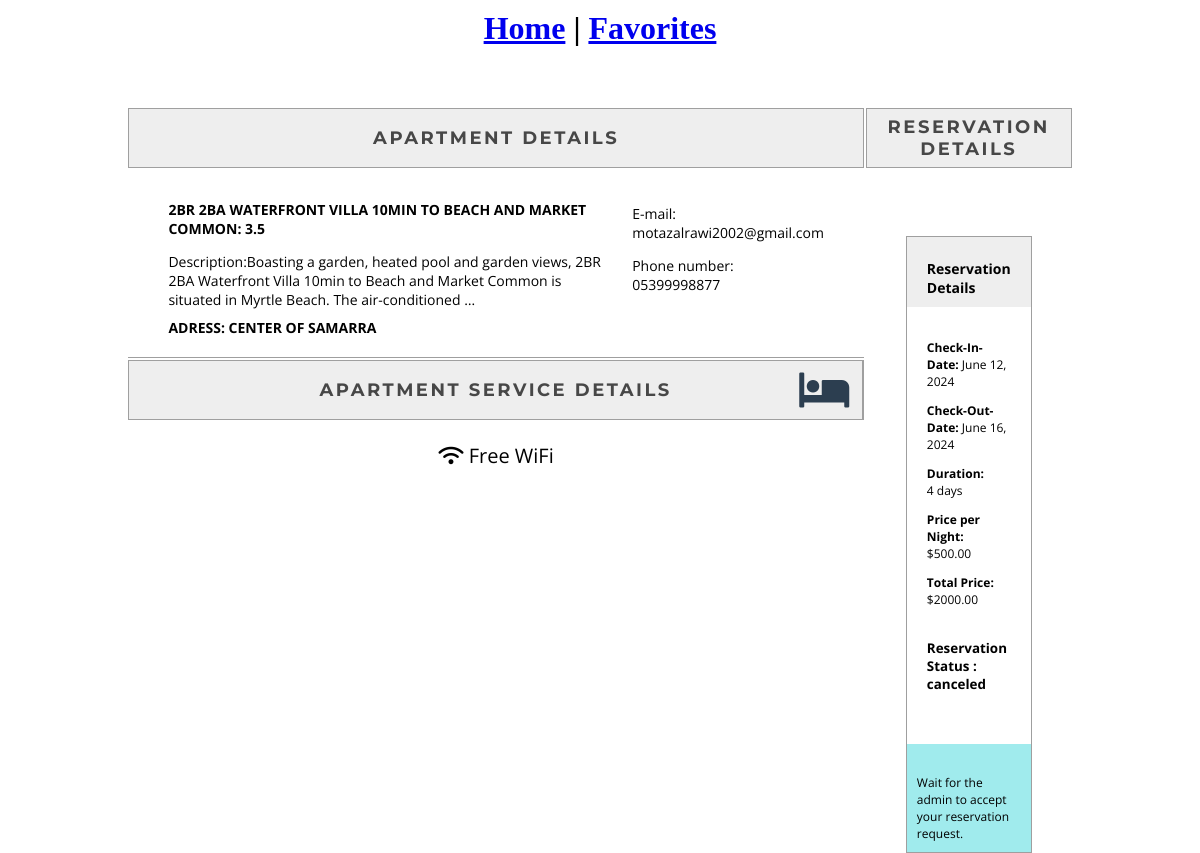
The app's page /res/res-details/10 (signed in), older data.
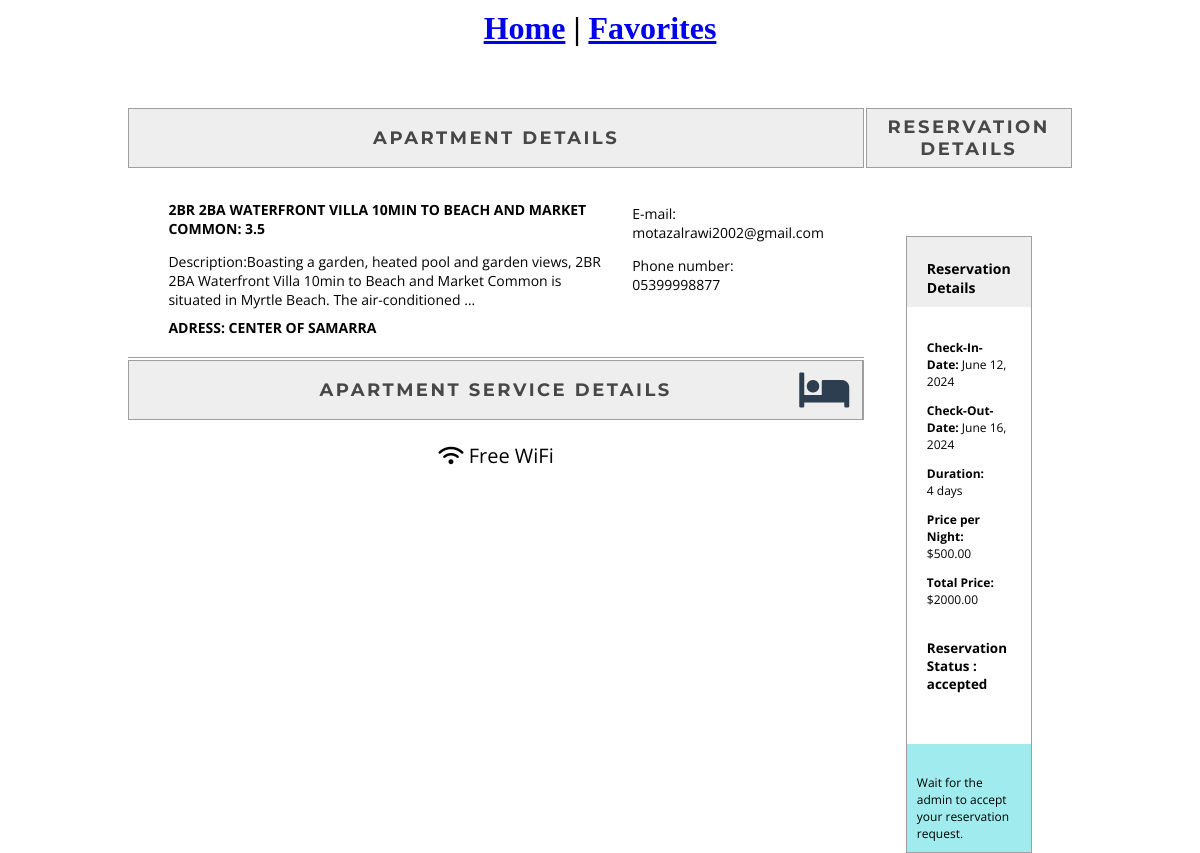
The same page, newer data.
### reservations/models.py (models this page shows, shortened)
class Reservation(models.Model):
    user = models.ForeignKey(settings.AUTH_USER_MODEL, null=True, blank=True, on_delete=models.CASCADE)
    apartment = models.ForeignKey(Apartment, on_delete=models.CASCADE)
    check_in_date = models.DateField()
    check_out_date = models.DateField()
    total_price = models.DecimalField(max_digits=10, decimal_places=2)
    reservation_status = models.ForeignKey(ReservationStatus, on_delete=models.CASCADE,default=1)

class ReservationStatus(models.Model):
    status_name = models.CharField(max_length=100, unique=True)
    def __str__(self):
        return self.status_name

### apartments/models.py (models this page shows)
class Apartment(models.Model):
    category = models.ForeignKey(Category, on_delete=models.CASCADE)
    country=models.ForeignKey(Country,on_delete=models.SET_NULL,null=True,blank=True)
    city = models.ForeignKey(City, on_delete=models.CASCADE,null=True)
    actual_address=models.CharField(max_length=255,null=True)
    maps_link=models.CharField(max_length=255,null=True)
    apt_name = models.CharField(max_length=255)
    description = models.TextField()
    cover_image=models.ImageField(upload_to='covers/',null=True)
    district = models.CharField(max_length=30,null=True)
    is_active = models.BooleanField(default=True)
    is_booked = models.BooleanField(default=False)
    rooms = models.IntegerField(null=True)
    beds = models.IntegerField(null=True)
    bath_rooms = models.IntegerField(null=True)
    wifi = models.BooleanField(default=False)
    tv = models.BooleanField(default=False)
    price_per_night = models.DecimalField(max_digits=10, decimal_places=2)
    user = models.ForeignKey(settings.AUTH_USER_MODEL, null=True, blank=True, on_delete=models.CASCADE)
    created_at = models.DateTimeField(auto_now_add=True,null=True)
    updated_at = models.DateTimeField(auto_now=True,null=True)
    def average_rating(self) -> float:
        return Comment.objects.filter(apartment=self).aggregate(Avg("star_rating"))["star_rating__avg"] or 0
    def __str__(self):
        return f"{self.apt_name}: {self.average_rating()}"

### accounts/models.py (models this page shows)
class CustomUser(AbstractUser):
    username = None
    email = models.EmailField(unique=True)
    phone_number = models.CharField(max_length=11 , unique=True)
    objects = CustomUserManager()
    USERNAME_FIELD = "email"
    REQUIRED_FIELDS = []  # Remove 'email' from REQUIRED_FIELDS

### reservations/views.py (the view)
# urls.py: path("res-details/<int:pk>", ReservationDetailView.as_view(), name='detail-reserv'),
class ReservationDetailView(LoginRequiredMixin, DetailView):
    model = Reservation
    template_name = "reservations/res_detail.html"
    context_object_name = "reservation"
    def get_queryset(self):
        reservations = Reservation.objects.filter(user=self.request.user)
        return reservations
    def get(self, request, *args, **kwargs):
        queryset = self.get_queryset()
        if queryset.exists():
            return super().get(request, *args, **kwargs)
        else:
            return HttpResponseRedirect(reverse('error-url'))

### templates/reservations/res_detail.html (shortened to what the changed rows need)
{% load static %}
<link rel="stylesheet" href="{% static 'css/resdetailpage.css' %}" />
<link href="https://cdnjs.cloudflare.com/ajax/libs/font-awesome/6.0.0-beta3/css/all.min.css" rel="stylesheet"/>
<div style="text-align:center;margin-top:10px">
    <h1 ><a href="/">Home</a> | <a href="/favorites/">Favorites</a></h1>
</div>
{% if reservation %}
      <div class="container">
        <div class="row">
            <table class="table table-bordered details-table">
                <tr>
                    <th>
                        Apartment Details
                    </th>
                    <th>
                        Reservation Details
                    </th>
                </tr>
                <tr>
                    <td class="agency-details-td">
                        <div class="row" style='display: flex;justify-content: space-around;'>
                            <div class="col-6">
                                <h1>{{ reservation.apartment }}</h1>
                                <p>Description:{{ reservation.apartment.description|truncatewords:25 }}</p>
                                <h1>Adress: {{ reservation.apartment.actual_address }}</h1>
                            </div>
                            <div class="col-6" style="justify-content: space-around;margin-left:15px">
                                <p>E-mail: {{ reservation.apartment.user.email }}</p>
                                <p>Phone number: {{ reservation.apartment.user.phone_number }}</p>
                            </div>
                        </div>
                    </td>
                    <td rowspan="3" class="passenger-details-td">
                        <div class="row">
                            <div class="col-12">
                                <div class="passenger-detail">
                                    <div class="passenger-detail-wrapper">
                                        <div class="room-detail">
                                            <div class="room-title">
                                                <h2>Reservation Details</h2>
                                            </div>
                                            <div class="passenger-data d-flex " >
                                                <div class="passenger-details">
                                                    <p><strong>Check-In-Date:</strong> {{reservation.check_in_date}}</p>
                                                    <p><strong>Check-Out-Date:</strong> {{reservation.check_out_date}}</p>
                                                    <p><strong>Duration:</strong> {{reservation.check_in_date|timesince:reservation.check_out_date}}</p>
                                                    <p><strong>Price per Night:</strong> ${{reservation.apartment.price_per_night}}</p>
                                                    <p><strong>Total Price:</strong> ${{reservation.total_price}}</p>
                                                </div>
                                                <div class="reservation-status">
                                                    <h6>Reservation Status : <strong>{{ reservation.reservation_status }}</strong></h6>
                                                </div>
                                            </div>
                                        </div>
                                        <div class="passenger-text">
                                            <p>Wait for the admin to accept your reservation request.</p>
                                        </div>
                                    </div>
                                </div>
                            </div>
                        </div>
                    </td>
                </tr>
                <tr>
                    <th class="hotel-serivce-th">
                        Apartment Service Details
                        <i class="fa fa-bed" aria-hidden="true"></i>
                    </th>
                </tr>
                <tr>
                    <td class="hotel-service-td">
                            <div class="row mt-4" style='display: flex;justify-content: space-around;'>
                                {% if reservation.apartment.wifi %}
                                <div class="col-md-6">
                                    <div class="service">
                                        <i class="service-icon fas fa-wifi"></i>
                                        <span>Free WiFi</span>
                                    </div>
                                </div>
                                {% endif %}
                            </div>
                    </td>
                </tr>
            </table>
        </div>
    </div>
{% else %}
                    <script>
                        window.location.href = "some-thing-wrong";
                    </script>
{% endif %}

Row changes from the older to the newer data that the page shows:
changed Reservation "2BR 2BA WATERFRONT VILLA 10MIN TO BEACH AND MARKET COMMON: 3.5": reservation_status "canceled" → "accepted"
